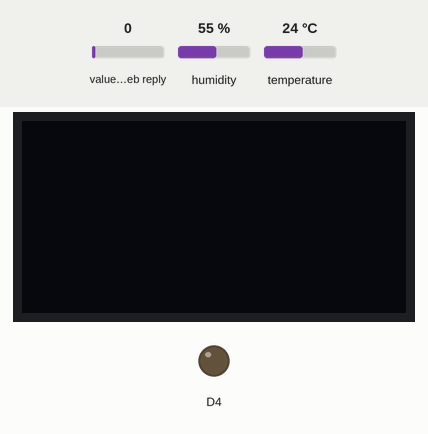
Simulated run of this sketch. Board: ESP8266 (NodeMCU). On the bench: 128×64 one-colour display, output pins drawn as LEDs (lit = HIGH). The inputs (shaded band) are chosen by the test bench; at power-on: value in the web reply 0, humidity 55 %, temperature 24 °C. WiFi joins after 1.5 s; servers stay silent unless stated; web services answer with replies made up by the test bench; what the sketch prints to the serial monitor is not drawn.

Above: at 2.9 s.
3.0 s: value in the web reply set to 2
At 13.0 s:
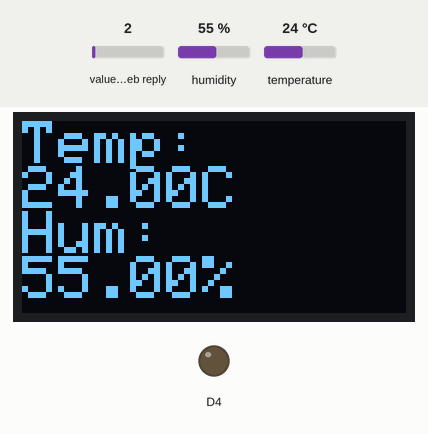
At 16.5 s:
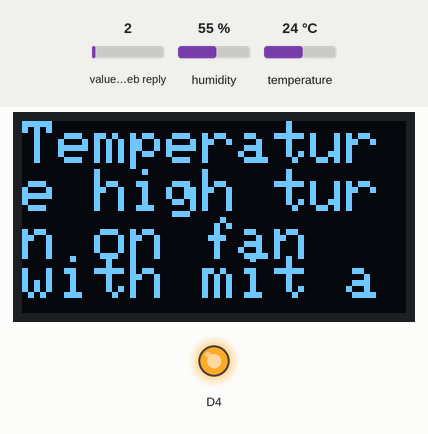
Timing chart, 0 to 18.0 s (numbered marks = the images above; inputs shaded):
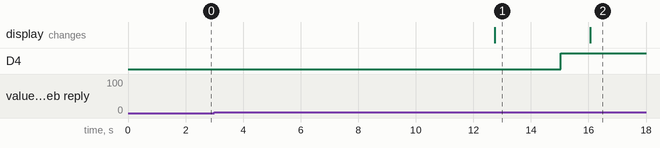

Measured:
- after the input at 3.0 s, D4: LOW → HIGH after 12.0 s
- what the display in image 1 shows lasts 3.4 s, from 12.7 s to 16.1 s

The sketch:

mail_temp_humiditydirectpass__NodeMcu_through_webHooks_IFTTT.ino
```cpp
#include <ESP8266WiFi.h>
#include <ThingSpeak.h>
#include <DHT.h>
#define DHTPIN D7 //pin where the DHT22 is connected
DHT dht(DHTPIN, DHT22);

const char* ssid = "pw:-12345678";
const char* password = "12345678";
const char* host = "maker.ifttt.com";

WiFiClient client;
unsigned long counterChannelNumber = 2117778;                // motor channel/Led
const char * myCounterReadAPIKey = "0R2ANBOSEKLQ7ZAZ";
const int FieldNumber1 = 1;
//---------------------//
#include <Wire.h>
#include <Adafruit_GFX.h>
#include <Adafruit_SSD1306.h>
#define OLED_ADDR   0x3C
#define OLED_SDA    D5
#define OLED_SCL    D6
Adafruit_SSD1306 display(128, 64, &Wire, -1);
void setup() {
    Serial.begin(9600);
    //-------//
     pinMode(OLED_SDA, OUTPUT);
  pinMode(OLED_SCL, OUTPUT);

  Wire.begin(OLED_SDA, OLED_SCL);
  display.begin(SSD1306_SWITCHCAPVCC, OLED_ADDR);
  display.clearDisplay();
  display.display();
  //----//
    pinMode(2,OUTPUT);
    dht.begin();
    delay(100);
    Serial.println("Email from Node Mcu");
    delay(100);
    Serial.print("Connecting to ");
    Serial.println(ssid);

    WiFi.begin(ssid, password);

    while (WiFi.status() != WL_CONNECTED) {
      delay(500);
      Serial.print(".");
    }

    Serial.println("");
    Serial.println("IP address: ");
    Serial.println(WiFi.localIP());
    ThingSpeak.begin(client);


}

void loop() {


           WiFiClient client;
           const int httpPort = 80;
            if (!client.connect(host, httpPort)) {
                  Serial.println("connection failed");
            return;}

                    delay(8000);
          float h = dht.readHumidity();
          delay(1000);// Reading Temperature form DHT sensor
          float t = dht.readTemperature();
          delay(100);
          String T="TEMPERATURE:"+(String)t;
           Serial.println(T);
           delay(1500);
           String H="Humidity:"+(String)h;
           Serial.println(H);
           delay(150);
          if (isnan(h) || isnan(t))
         {
  Serial.println("Failed to read from DHT sensor!");
    return;
    }
    //-------//
   display.clearDisplay();
  display.setTextSize(2);
  display.setTextColor(WHITE);
  display.setCursor(0,0);
 display.print("Temp:");
  display.setCursor(0,15);
  display.print(t);
  display.println("C");
  display.setCursor(0,30);
  display.print("Hum:          ");
  display.setCursor(0,45);
  display.print(h);
  display.println("%");

  display.display();
  delay(2000);
    //-------//
    int A = ThingSpeak.readLongField(counterChannelNumber, FieldNumber1, myCounterReadAPIKey);
    digitalWrite(2,A);
    if(A==1){
      Serial.println("Fan was rotating");
      delay(2000);
    }
          if(t>23&&h>30){
           delay(1000);
           //------//
  display.clearDisplay();
  display.setTextSize(2);
  display.setTextColor(WHITE);
  display.setCursor(0,0);
 display.print("Temperature high turn on fan");
  display.setCursor(0,45);
  display.print("with mit");
  display.println(" app");
 // display.setCursor(0,30);
 /* display.print("Hum:          ");
  display.setCursor(0,45);
  display.print(humidity);
  display.println("%");
*/
  display.display();
  delay(2000);

           //------//
               /*     String url1 = "/trigger/TEMP_HUMI/with/key/gs3n-eDFtAEB7JXK7LpZ-RW7EzXPZYxOn8h2ib8ZjGG?value1="+(String)t;
                    delay(100);
                    url1+="&value2="+(String)h;
                    delay(120);

                    Serial.print("Requesting URL: ");
                    Serial.println(url1);

                     client.print(String("GET ") + url1 + " HTTP/1.1\r\n" +
                                    "Host: " + host + "\r\n" +
                                           "Connection: close\r\n\r\n");
                       delay(5000);   */
                 /*      //...........................................................................//
                    String url2 = "/trigger/TEMP_HUMI_C/with/key/f6XiUTJijWto_XZammvo1_9mnHsjHOU45YdYnlxv_D2?value1="+(String)t;
                    delay(100);
                    url2+="&value2="+(String)h;
                    delay(120);

                    Serial.print("Requesting URL: ");
                    Serial.println(url2);

                     client.print(String("GET ") + url2 + " HTTP/1.1\r\n" +
                                    "Host: " + host + "\r\n" +
                                           "Connection: close\r\n\r\n");  */
              //....................................................................//
              delay(1000);
              String url3 = "/trigger/TEMP_HUMI_M/with/key/gs3n-eDFtAEB7JXK7LpZ-RW7EzXPZYxOn8h2ib8ZjGG?value1="+(String)t;
                    delay(1000);
                    url3+="&value2="+(String)h;
                    delay(120);

                    Serial.print("Requesting URL: ");
                    Serial.println(url3);

                     client.print(String("GET ") + url3 + " HTTP/1.1\r\n" +
                                    "Host: " + host + "\r\n" +
                                           "Connection: close\r\n\r\n");


          delay(1000);
          }

}
```
